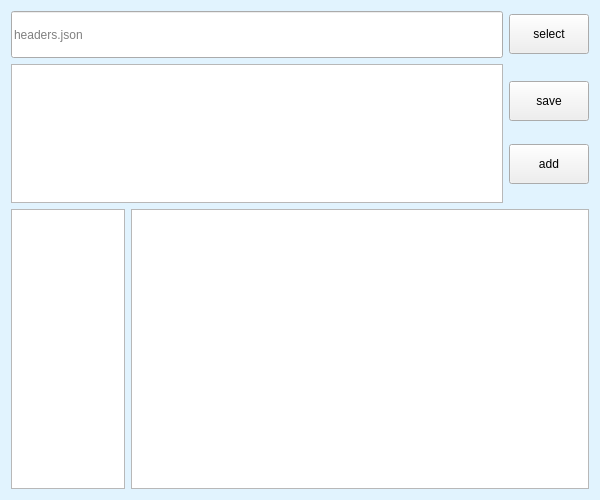
<?xml version="1.0" encoding="UTF-8"?>
<ui version="4.0">
 <class>Form</class>
 <widget class="QWidget" name="Form">
  <property name="geometry">
   <rect>
    <x>0</x>
    <y>0</y>
    <width>600</width>
    <height>500</height>
   </rect>
  </property>
  <property name="windowTitle">
   <string>headers editor</string>
  </property>
  <property name="styleSheet">
   <string notr="true">QWidget#Form{
	background-color: rgb(225, 243, 254);
}</string>
  </property>
  <layout class="QVBoxLayout" name="verticalLayout_2" stretch="1,3,6">
   <item>
    <layout class="QHBoxLayout" name="horizontalLayout_2">
     <property name="spacing">
      <number>6</number>
     </property>
     <item>
      <widget class="HeaderFileQLineEdit" name="lineEdit_headers_path">
       <property name="sizePolicy">
        <sizepolicy hsizetype="Expanding" vsizetype="Expanding">
         <horstretch>0</horstretch>
         <verstretch>0</verstretch>
        </sizepolicy>
       </property>
       <property name="placeholderText">
        <string>headers.json</string>
       </property>
      </widget>
     </item>
     <item>
      <widget class="QPushButton" name="pushButton_select">
       <property name="sizePolicy">
        <sizepolicy hsizetype="Minimum" vsizetype="Expanding">
         <horstretch>0</horstretch>
         <verstretch>0</verstretch>
        </sizepolicy>
       </property>
       <property name="maximumSize">
        <size>
         <width>16777215</width>
         <height>40</height>
        </size>
       </property>
       <property name="toolTip">
        <string>&lt;html&gt;&lt;head/&gt;&lt;body&gt;&lt;p&gt;load headers.json file&lt;/p&gt;&lt;/body&gt;&lt;/html&gt;</string>
       </property>
       <property name="text">
        <string>select</string>
       </property>
      </widget>
     </item>
    </layout>
   </item>
   <item>
    <layout class="QHBoxLayout" name="horizontalLayout">
     <property name="spacing">
      <number>6</number>
     </property>
     <item>
      <widget class="QTextEdit" name="textEdit_headers_content"/>
     </item>
     <item>
      <layout class="QVBoxLayout" name="verticalLayout">
       <property name="spacing">
        <number>6</number>
       </property>
       <item>
        <widget class="QPushButton" name="pushButton_save">
         <property name="sizePolicy">
          <sizepolicy hsizetype="Minimum" vsizetype="Expanding">
           <horstretch>0</horstretch>
           <verstretch>0</verstretch>
          </sizepolicy>
         </property>
         <property name="maximumSize">
          <size>
           <width>16777215</width>
           <height>40</height>
          </size>
         </property>
         <property name="toolTip">
          <string>&lt;html&gt;&lt;head/&gt;&lt;body&gt;&lt;p&gt;save to headers.json&lt;/p&gt;&lt;/body&gt;&lt;/html&gt;</string>
         </property>
         <property name="text">
          <string>save</string>
         </property>
        </widget>
       </item>
       <item>
        <widget class="QPushButton" name="pushButton_add">
         <property name="sizePolicy">
          <sizepolicy hsizetype="Minimum" vsizetype="Expanding">
           <horstretch>0</horstretch>
           <verstretch>0</verstretch>
          </sizepolicy>
         </property>
         <property name="maximumSize">
          <size>
           <width>16777215</width>
           <height>40</height>
          </size>
         </property>
         <property name="toolTip">
          <string>&lt;html&gt;&lt;head/&gt;&lt;body&gt;&lt;p&gt;add a group of header key-value&lt;/p&gt;&lt;/body&gt;&lt;/html&gt;</string>
         </property>
         <property name="text">
          <string>add</string>
         </property>
        </widget>
       </item>
      </layout>
     </item>
    </layout>
   </item>
   <item>
    <layout class="QHBoxLayout" name="horizontalLayout_3" stretch="1,4">
     <item>
      <widget class="QListWidget" name="listWidget_headers_key"/>
     </item>
     <item>
      <widget class="QListWidget" name="listWidget_headers_value"/>
     </item>
    </layout>
   </item>
  </layout>
 </widget>
 <customwidgets>
  <customwidget>
   <class>HeaderFileQLineEdit</class>
   <extends>QLineEdit</extends>
   <header>XstreamDL_GUI/ui/widgets/qlineedit.h</header>
  </customwidget>
 </customwidgets>
 <resources/>
 <connections/>
</ui>
